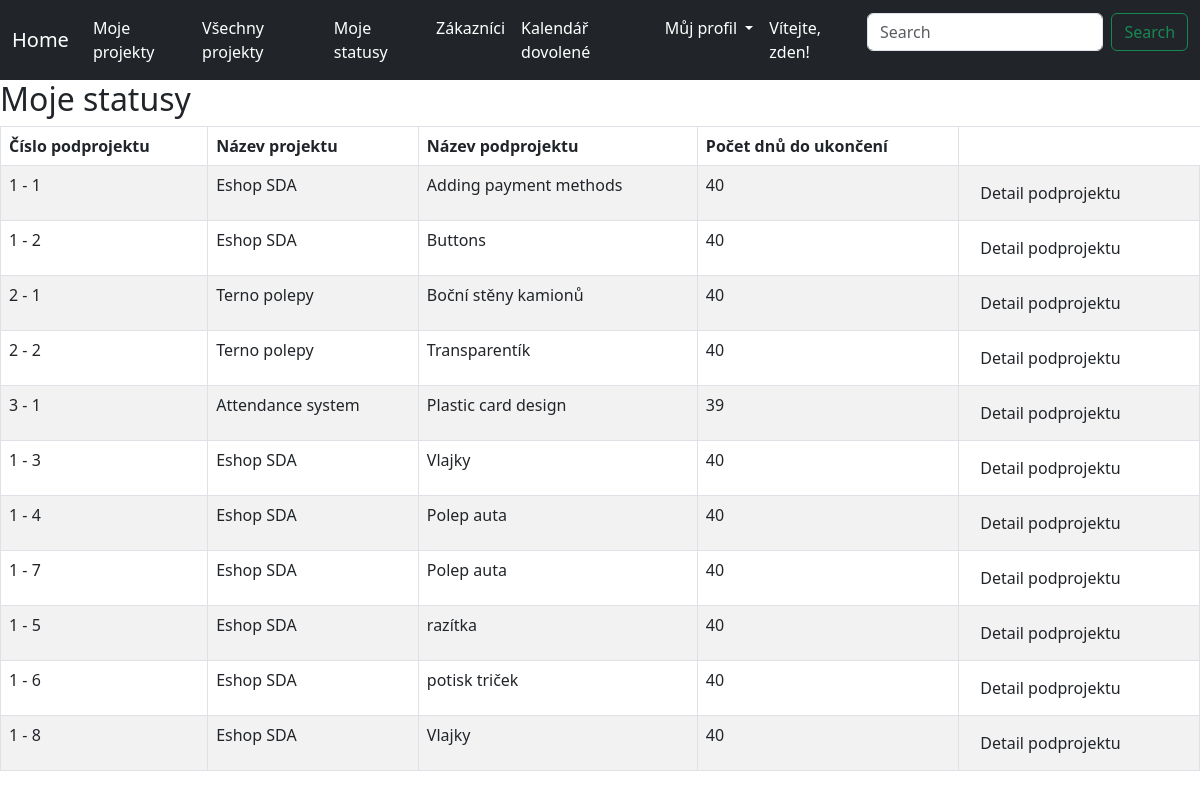
Before: /subcontracts/ (signed in) with the older database file.
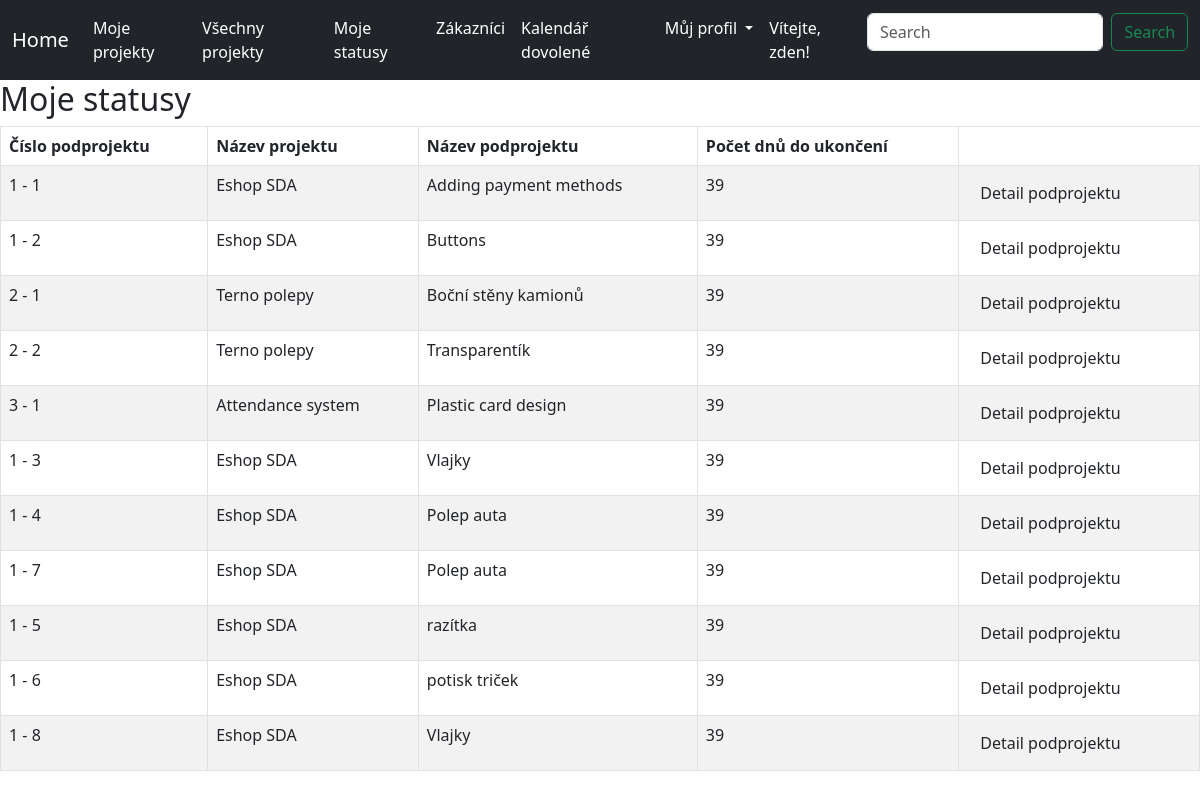
After: the same page with the newer database file.
### viewer/models.py (models this page shows, shortened)
class SubContract(Model):
    subcontract_name = CharField(max_length=128)
    created = DateTimeField(auto_now_add=True)
    user = ForeignKey(User, on_delete=DO_NOTHING, default=1)
    contract = ForeignKey(Contract, related_name='subcontracts', on_delete=DO_NOTHING)
    subcontract_number = IntegerField(null=True, blank=True, default=1)
    status_choices = [("0","V procesu"), ("1","Dokončeno"), ("2","Zrušeno")]
    status = CharField(max_length=64, choices=status_choices, default=status_choices[0])
    class Meta:
        constraints = [
            UniqueConstraint(fields=["contract", "subcontract_number"], name="unique_subcontract_per_contract")
        ]

class Contract(Model):
    contract_name = CharField(max_length=100)
    created = DateTimeField(auto_now_add=True)
    user = ForeignKey(User, on_delete=DO_NOTHING, default=1)
    customer = ForeignKey(Customer, on_delete=DO_NOTHING, default=1)
    status_choices = [("0","V procesu"), ("1","Dokončeno"), ("2","Zrušeno")]
    status = CharField(max_length=64, choices=status_choices, default=status_choices[0])
    deadline = DateTimeField(default=datetime.now() + timedelta(days=30))
    def delta(self):
        return (self.deadline - self.created).days

### viewer/views.py (the view)
# urls.py: path('subcontracts/', show_subcontracts, name='navbar_show_subcontracts'),
def show_subcontracts(request):
    subcontracts = SubContract.objects.filter(user=request.user)
    return render(request, 'subcontract.html', {'subcontracts': subcontracts})

### viewer/templates/subcontract.html (shortened to what this page needs)
{% load static %}
<html {% if LANGUAGE_CODE %}lang="{{ LANGUAGE_CODE }}" {% endif %}>
<head>
    <link rel="stylesheet" href="{% static 'style.css' %}">
    <link href="https://cdn.jsdelivr.net/npm/bootstrap@5.3.0/dist/css/bootstrap.min.css" rel="stylesheet">
</head>
<body>
    <nav class="navbar navbar-expand-lg navbar-dark bg-dark">
        <div class="container-fluid">
            <a class="navbar-brand" href="{% url 'homepage' %}">Home</a>
            <div class="collapse navbar-collapse" id="navbarSupportedContent">
                <ul class="navbar-nav me-auto mb-2 mb-lg-0">
                    <li class="nav-item">
                        <a class="nav-link" href="{% url 'navbar_contracts' %}">Moje projekty</a>
                    </li>
                    <li class="nav-item">
                        <a class="nav-link" href="{% url 'navbar_contracts_all' %}">Všechny projekty</a>
                    </li>
                    <li class="nav-item">
                        <a class="nav-link" href="{% url 'navbar_show_subcontracts' %}">Moje statusy</a>
                    </li>
                    <li class="nav-item">
                        <a class="nav-link" href="{% url 'navbar_customers' %}">Zákazníci</a>
                    </li>
                    <li class="nav-item">
                        <a class="nav-link" href="{% url 'calendar' %}">Kalendář dovolené</a>
                    </li>
                    <li class="nav-item dropdown">
                        <a class="nav-link dropdown-toggle" href="#" role="button" data-bs-toggle="dropdown" aria-expanded="false">
                            Můj profil
                        </a>
                    </li>
                </ul>
                <ul class="navbar-nav mb-2 mb-lg-0">
                    {% if user.is_authenticated %}
                        <li class="nav-item">
                            <a class="nav-link">Vítejte, {{ user.username }}!</a>
                        </li>
                    {% endif %}
                </ul>
                <form class="d-flex" role="search">
                    <input class="form-control me-2" type="search" placeholder="Search" aria-label="Search">
                    <button class="btn btn-outline-success" type="submit">Search</button>
                </form>
            </div>
        </div>
    </nav>
<h2>Moje statusy</h2>
{% if subcontracts %}
<table class="table table-striped table-bordered">
    <thead>
        <tr>
            <th>Číslo podprojektu</th>
            <th>Název projektu</th>
            <th>Název podprojektu</th>
            <th>Počet dnů do ukončení</th>
        </tr>
    </thead>
    <tbody>
        {% for subcontract in subcontracts %}
        <tr>
            <td>{{ subcontract.contract.pk}} - {{ subcontract.subcontract_number }}</td>
            <td>{{ subcontract.contract.contract_name }}</td>
            <td>{{ subcontract.subcontract_name }}</td>
            <td>{{ subcontract.contract.delta }}</td>
            <td><a href="{% url 'subcontract_detail' contract_pk=subcontract.contract.pk subcontract_number=subcontract.subcontract_number %}" class="btn bn-info">Detail podprojektu</a></td>
        </tr>
        {% endfor %}
    </tbody>
</table>
{% else %}
    <p>Žádné podprojekty k zobrazení</p>
{% endif %}

### viewer/static/style.css (style rules this page uses)
.navbar { background-color: #343a40; }
.navbar-brand, .nav-link { color: #ffffff !important; }

Changed rows visible on the page:
changed through a linked row, SubContract "Adding payment methods": contract.delta "40" → "39"
changed through a linked row, SubContract "Buttons": contract.delta "40" → "39"
changed through a linked row, SubContract "Boční stěny kamionů": contract.delta "40" → "39"
changed through a linked row, SubContract "Transparentík": contract.delta "40" → "39"
changed through a linked row, SubContract (number 6 of 11 on the later page): contract.delta "40" → "39"
changed through a linked row, SubContract (number 7 of 11 on the later page): contract.delta "40" → "39"
changed through a linked row, SubContract (number 8 of 11 on the later page): contract.delta "40" → "39"
changed through a linked row, SubContract "razítka": contract.delta "40" → "39"
changed through a linked row, SubContract "potisk triček": contract.delta "40" → "39"
changed through a linked row, SubContract (number 11 of 11 on the later page): contract.delta "40" → "39"
